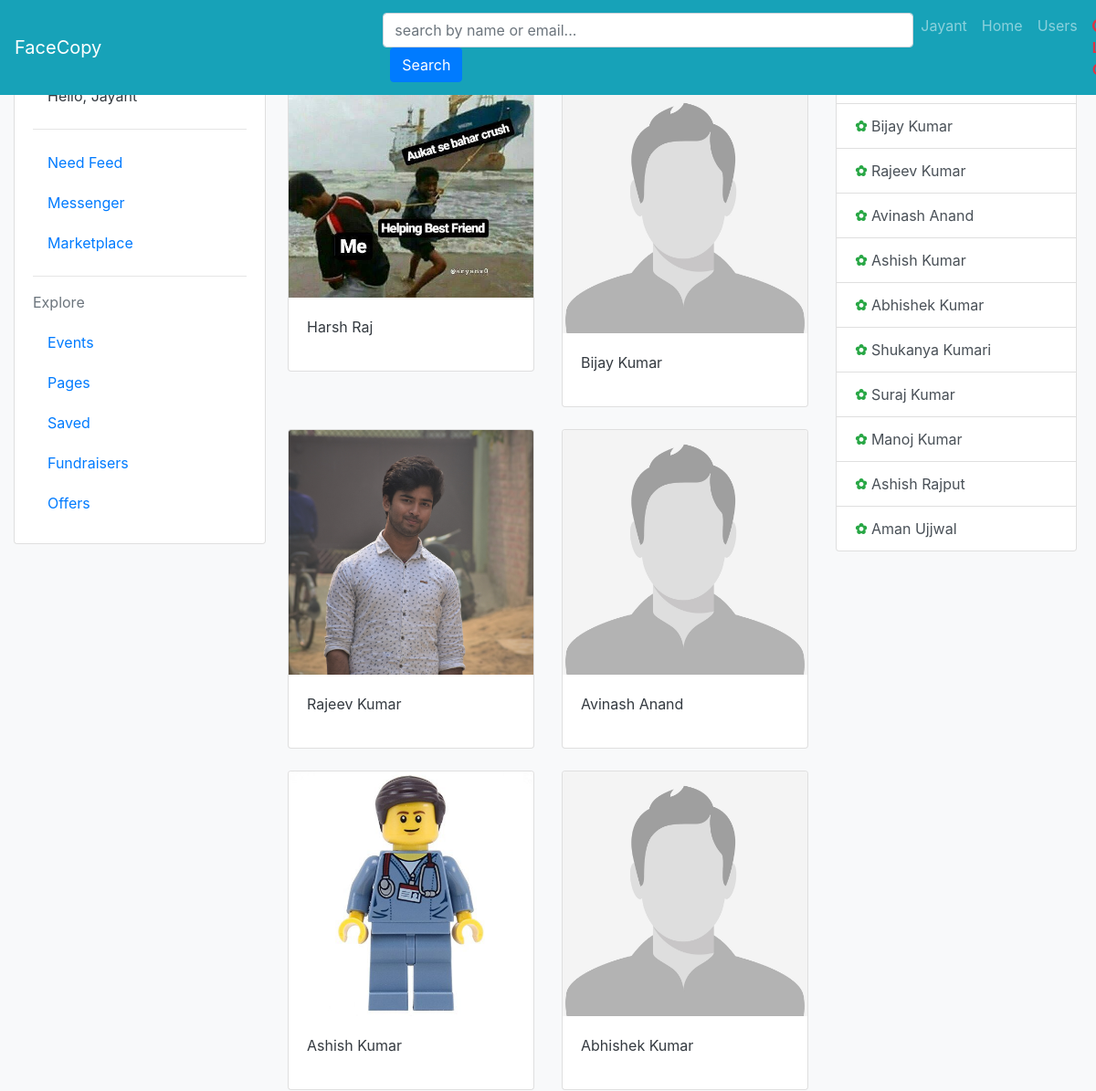
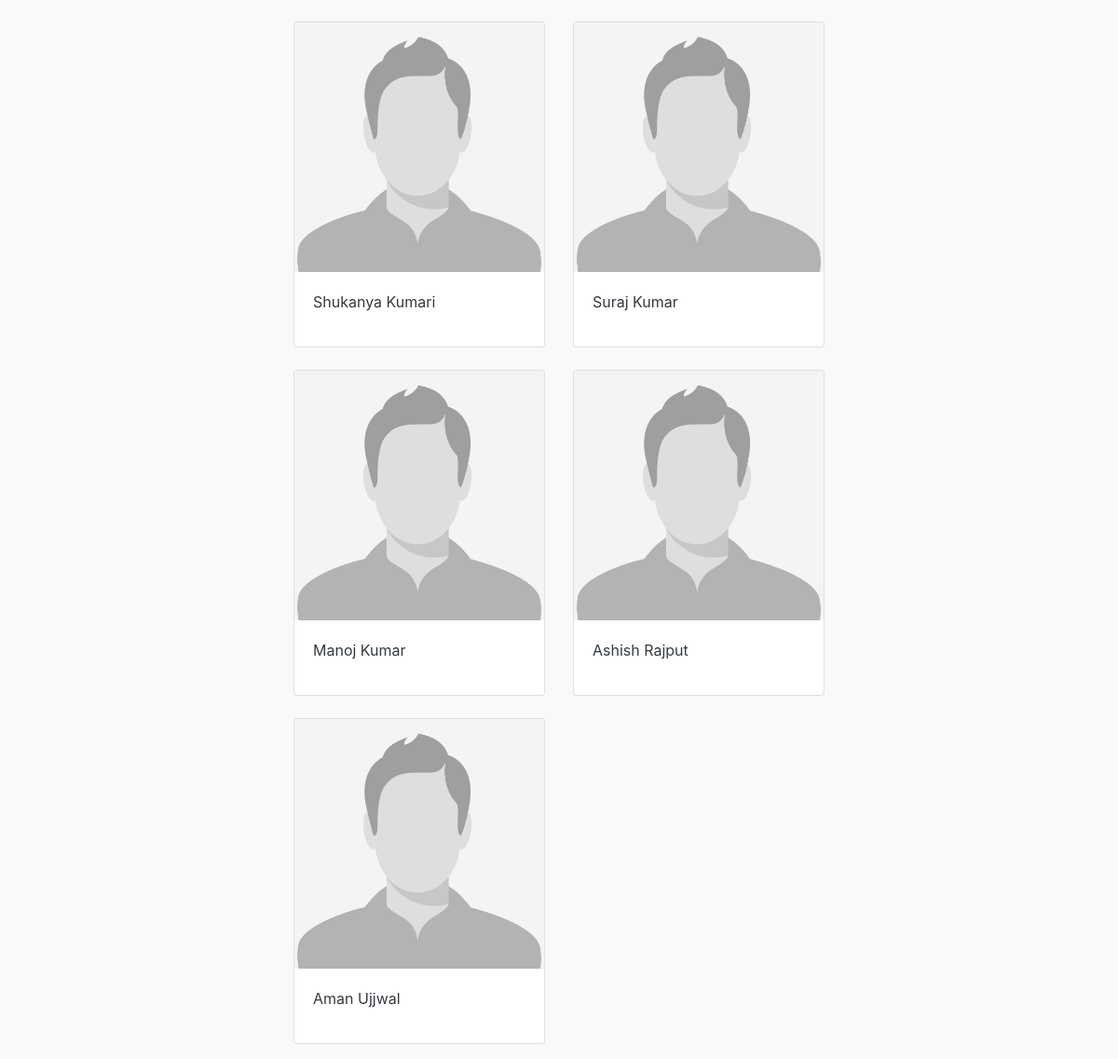
/facecopy/user.php (signed in), run on the app's committed database (2 pictures, top to bottom).
### tables this page shows
CREATE TABLE IF NOT EXISTS `account` (
  `id` int(11) NOT NULL,
  `fname` varchar(200) NOT NULL,
  `lname` varchar(200) NOT NULL,
  `contact1` varchar(200) NOT NULL,
  `email` varchar(200) NOT NULL,
  `password` varchar(200) NOT NULL,
  `dob` varchar(200) NOT NULL,
  `doc` timestamp NOT NULL DEFAULT CURRENT_TIMESTAMP ON UPDATE CURRENT_TIMESTAMP,
  `gender` varchar(200) NOT NULL
);

CREATE TABLE IF NOT EXISTS `about` (
  `id` int(11) NOT NULL,
  `user` varchar(200) DEFAULT NULL,
  `address` varchar(200) DEFAULT NULL,
  `edu` varchar(200) DEFAULT NULL,
  `work` varchar(200) DEFAULT NULL,
  `hometown` varchar(200) DEFAULT NULL,
  `state` varchar(200) DEFAULT NULL,
  `city` varchar(200) DEFAULT NULL,
  `pin` varchar(200) DEFAULT NULL,
  `img` varchar(200) NOT NULL DEFAULT 'nobody_m.original.jpg',
  `c_img` varchar(200) NOT NULL DEFAULT 'default_cover.jpg'
);

### facecopy/function/config.php (called while the page is built, shortened)
<?php
function call_data($table,$cond=NULL){
	$array = [];
	if($cond==NULL){
		$query = mysql_query("select * from $table");
	}
	else{
		$query = mysql_query("select * from $table where $cond");
	}
	while($row=mysql_fetch_array($query)){
		$array[] = $row;
	}
	return $array;
}
?>

### facecopy/user.php (the view, shortened to what this page needs)
<?php include "function/config.php"; session_start(); if(!isset($_SESSION['email'])){header("location: index.php");} ?>
<!DOCTYPE html>
<html lang="en">
<head>
	<link rel="stylesheet" href="css/bootstrap.css">
	<link rel="stylesheet" href="https://use.fontawesome.com/releases/v5.5.0/css/all.css">
</head>
<body class="bg-light">
	<?php include "function/nav.php"; ?>
	<br><br>
	<?php
	$email = $_SESSION['email'];
		$data = call_data("account"," email = '$email'");
	foreach($data as $d){
	?>
	<div class="container-fluid">
		<div class="row">
			<div class="col-lg-9">
				<div class="row my-3">
					<?php include "function/homeleft.php"; ?>
					<div class="col-lg-8">
						<div class="row">
					<?php
						if(isset($_POST['searchbtn'])){
							$search = $_POST['search'];
							$account = call_data("account"," fname like '%$search%' or lname like '%$search' or email like '%$search' or contact1 like '%$search'");
						}
						else{
							$account = call_data("account");
						}
						foreach($account as $ac){
							if($ac['email']==$_SESSION['email']){} else{
								$email = $ac['email'];
								$pic = call_data("about"," user = '$email'");
								foreach($pic as $p){
					?>
							<div class="col-lg-6 mt-4">
								<a href="me.php?cat=<?=$ac['email'];?>">
								<div class="card">
									<img src="<?="photo/".$p['img'];?>" class="card-img-top">
									<div class="card-body">
										<p class="text-dark"><?=$ac['fname']." ".$ac['lname'];?></p>
									</div>
								</div>
								</a>
							</div>
					<?php }}} ?>
						</div>
					</div>
				</div>
			</div>
			<?php include "function/chat.php"; ?>
		</div>
	</div>
	<?php } ?>
</body>
</html>

### facecopy/function/nav.php
<nav class="navbar fixed-top navbar-expand-lg navbar-dark bg-info">
	<a href="home.php" class="navbar-brand">FaceCopy</a>
	<form action="user.php" method="post" class="form-inline offset-3">
		<input type="text" class="form-control" name="search" placeholder="search by name or email..." size="50px">
		<input type="submit" class="btn btn-primary ml-2" name="searchbtn" value="Search">
	</form>
	<ul class="navbar-nav ml-auto">
		<li class="nav-item">
			<a href="profile.php" class="nav-link">
				<?php
					$email = $_SESSION['email'];
				$data = call_data("account","email = '$email'");
				foreach($data as $d){
					echo $d['fname'];
				}
				?>
			</a>
		</li>
		<li class="nav-item">
			<a href="home.php" class="nav-link">Home</a>
		</li>
		<li class="nav-item">
			<a href="user.php" class="nav-link">Users</a>
		</li>
		<li class="nav-item">
			<a href="logout.php" class="nav-link text-danger"><i class="fas fa-power-off"></i> <b>Log Out</b></a>
		</li>
	</ul>
</nav>

### facecopy/function/homeleft.php
<div class="col-lg-4">
						<div class="card" style="position: fixed; width: 23%">
							<div class="card-body">
								<a href="" class="nav-link text-dark">Hello, <?=$d['fname'];?></a>
								<hr>
								<a href="" class="nav-link my-1">Need Feed</a>
								<a href="messenger.php" class="nav-link my-1">Messenger</a>
								<a href="" class="nav-link my-1">Marketplace</a>
								<hr>
								<label class="text-dark text-muted">Explore</label>
								<a href="" class="nav-link my-1">Events</a>
								<a href="" class="nav-link my-1">Pages</a>
								<a href="" class="nav-link my-1">Saved</a>
								<a href="" class="nav-link my-1">Fundraisers</a>
								<a href="" class="nav-link my-1">Offers</a>
							</div>
						</div>
					</div>

### facecopy/function/chat.php
			<div class="col-lg-3 mt-3">
				<div class="list-group" style="position: fixed; width: 22%;">
				<?php
	$account = call_data("account");
foreach($account as $ac){
	if($ac['email']==$_SESSION['email']){
	}
	else{
?>
					<a href="me.php?cat=<?=$ac['email'];?>" class="list-group-item list-group-item-action"><b class="text-success">✿</b> <?=$ac['fname']." ".$ac['lname'];?></a><?php }} ?>
				</div>
			</div>

### data on the page
account: fname "Jayant"
account: fname "Harsh", lname "Raj"
about: img (picture)
account: fname "Bijay", lname "Kumar"
about: img (picture)
account: fname "Rajeev", lname "Kumar"
about: img (picture)
account: fname "Avinash", lname "Anand"
about: img (picture)
account: fname "Ashish", lname "Kumar"
about: img (picture)
account: fname "Abhishek", lname "Kumar"
about: img (picture)
account: fname "Shukanya", lname "Kumari"
about: img (picture)
account: fname "Suraj", lname "Kumar"
about: img (picture)
account: fname "Manoj", lname "Kumar"
about: img (picture)
account: fname "Ashish", lname "Rajput"
about: img (picture)
account: fname "Aman", lname "Ujjwal"
about: img (picture)
